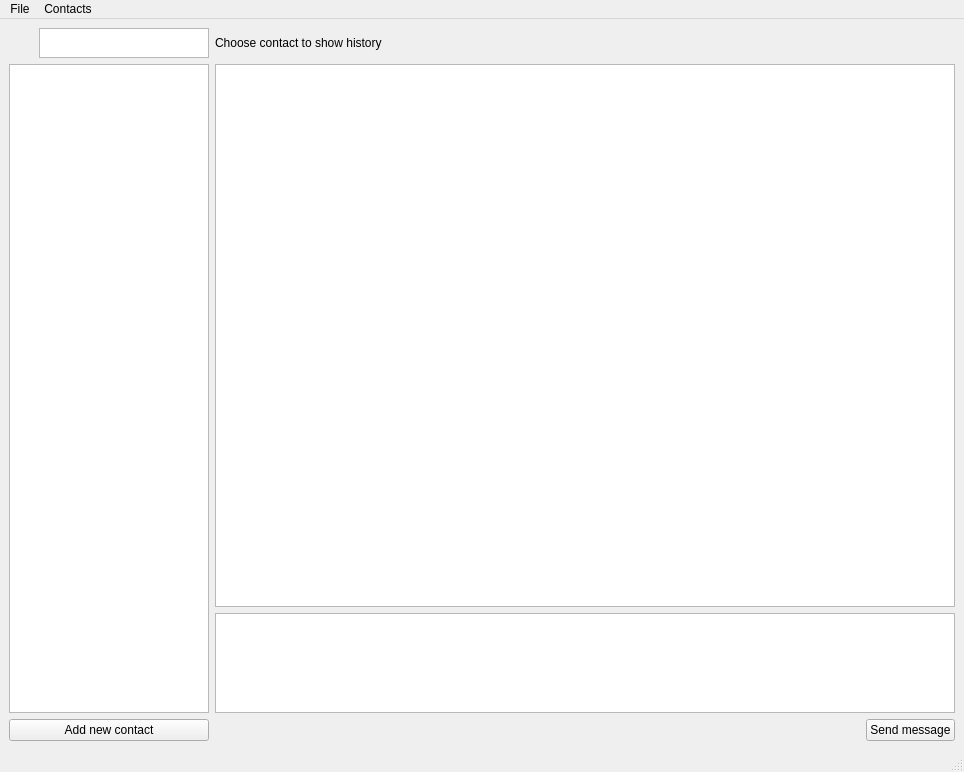
<?xml version="1.0" encoding="UTF-8"?>
<ui version="4.0">
 <class>MainWindow</class>
 <widget class="QMainWindow" name="MainWindow">
  <property name="geometry">
   <rect>
    <x>0</x>
    <y>0</y>
    <width>964</width>
    <height>772</height>
   </rect>
  </property>
  <property name="windowTitle">
   <string>Messenger Application</string>
  </property>
  <property name="toolTipDuration">
   <number>0</number>
  </property>
  <widget class="QWidget" name="main_widget">
   <layout class="QGridLayout" name="gridLayout">
    <item row="0" column="0">
     <layout class="QVBoxLayout" name="layout_contacts">
      <item>
       <layout class="QHBoxLayout" name="layout_search">
        <property name="spacing">
         <number>0</number>
        </property>
        <property name="sizeConstraint">
         <enum>QLayout::SetMinAndMaxSize</enum>
        </property>
        <property name="leftMargin">
         <number>0</number>
        </property>
        <property name="rightMargin">
         <number>0</number>
        </property>
        <item>
         <widget class="QLabel" name="label_search">
          <property name="sizePolicy">
           <sizepolicy hsizetype="Fixed" vsizetype="Fixed">
            <horstretch>0</horstretch>
            <verstretch>0</verstretch>
           </sizepolicy>
          </property>
          <property name="minimumSize">
           <size>
            <width>30</width>
            <height>30</height>
           </size>
          </property>
          <property name="maximumSize">
           <size>
            <width>30</width>
            <height>30</height>
           </size>
          </property>
          <property name="toolTipDuration">
           <number>0</number>
          </property>
          <property name="text">
           <string/>
          </property>
          <property name="pixmap">
           <pixmap>../../../../../Загрузки/premium-icon-search-4024513.png</pixmap>
          </property>
          <property name="indent">
           <number>0</number>
          </property>
         </widget>
        </item>
        <item>
         <widget class="QTextEdit" name="input_search">
          <property name="enabled">
           <bool>true</bool>
          </property>
          <property name="sizePolicy">
           <sizepolicy hsizetype="Fixed" vsizetype="Fixed">
            <horstretch>0</horstretch>
            <verstretch>0</verstretch>
           </sizepolicy>
          </property>
          <property name="minimumSize">
           <size>
            <width>0</width>
            <height>0</height>
           </size>
          </property>
          <property name="maximumSize">
           <size>
            <width>170</width>
            <height>30</height>
           </size>
          </property>
          <property name="toolTipDuration">
           <number>0</number>
          </property>
          <property name="html">
           <string>&lt;!DOCTYPE HTML PUBLIC &quot;-//W3C//DTD HTML 4.0//EN&quot; &quot;http://www.w3.org/TR/REC-html40/strict.dtd&quot;&gt;
&lt;html&gt;&lt;head&gt;&lt;meta name=&quot;qrichtext&quot; content=&quot;1&quot; /&gt;&lt;style type=&quot;text/css&quot;&gt;
p, li { white-space: pre-wrap; }
&lt;/style&gt;&lt;/head&gt;&lt;body style=&quot; font-family:'Ubuntu'; font-size:11pt; font-weight:400; font-style:normal;&quot;&gt;
&lt;p style=&quot;-qt-paragraph-type:empty; margin-top:0px; margin-bottom:0px; margin-left:0px; margin-right:0px; -qt-block-indent:0; text-indent:0px;&quot;&gt;&lt;br /&gt;&lt;/p&gt;&lt;/body&gt;&lt;/html&gt;</string>
          </property>
         </widget>
        </item>
       </layout>
      </item>
      <item>
       <widget class="QListView" name="list_contacts">
        <property name="sizePolicy">
         <sizepolicy hsizetype="Fixed" vsizetype="Expanding">
          <horstretch>0</horstretch>
          <verstretch>0</verstretch>
         </sizepolicy>
        </property>
        <property name="minimumSize">
         <size>
          <width>200</width>
          <height>500</height>
         </size>
        </property>
        <property name="maximumSize">
         <size>
          <width>200</width>
          <height>16777215</height>
         </size>
        </property>
        <property name="sizeIncrement">
         <size>
          <width>0</width>
          <height>0</height>
         </size>
        </property>
        <property name="toolTipDuration">
         <number>0</number>
        </property>
       </widget>
      </item>
      <item>
       <widget class="QPushButton" name="button_add_contact">
        <property name="sizePolicy">
         <sizepolicy hsizetype="Fixed" vsizetype="Fixed">
          <horstretch>0</horstretch>
          <verstretch>0</verstretch>
         </sizepolicy>
        </property>
        <property name="maximumSize">
         <size>
          <width>200</width>
          <height>16777215</height>
         </size>
        </property>
        <property name="toolTipDuration">
         <number>0</number>
        </property>
        <property name="text">
         <string>Add new contact</string>
        </property>
       </widget>
      </item>
     </layout>
    </item>
    <item row="0" column="1">
     <layout class="QVBoxLayout" name="messages">
      <item>
       <widget class="QLabel" name="label_contact_name">
        <property name="sizePolicy">
         <sizepolicy hsizetype="Fixed" vsizetype="Preferred">
          <horstretch>0</horstretch>
          <verstretch>0</verstretch>
         </sizepolicy>
        </property>
        <property name="minimumSize">
         <size>
          <width>0</width>
          <height>30</height>
         </size>
        </property>
        <property name="toolTipDuration">
         <number>0</number>
        </property>
        <property name="text">
         <string>Choose contact to show history</string>
        </property>
       </widget>
      </item>
      <item>
       <widget class="QListView" name="list_messages">
        <property name="minimumSize">
         <size>
          <width>0</width>
          <height>400</height>
         </size>
        </property>
        <property name="toolTipDuration">
         <number>0</number>
        </property>
       </widget>
      </item>
      <item>
       <widget class="QTextEdit" name="input_new_message">
        <property name="sizePolicy">
         <sizepolicy hsizetype="Expanding" vsizetype="Fixed">
          <horstretch>0</horstretch>
          <verstretch>100</verstretch>
         </sizepolicy>
        </property>
        <property name="minimumSize">
         <size>
          <width>0</width>
          <height>100</height>
         </size>
        </property>
        <property name="maximumSize">
         <size>
          <width>16777215</width>
          <height>100</height>
         </size>
        </property>
        <property name="toolTipDuration">
         <number>0</number>
        </property>
       </widget>
      </item>
      <item>
       <layout class="QHBoxLayout" name="layout_send_message">
        <property name="sizeConstraint">
         <enum>QLayout::SetMinimumSize</enum>
        </property>
        <item>
         <spacer name="horizontalSpacer">
          <property name="orientation">
           <enum>Qt::Horizontal</enum>
          </property>
          <property name="sizeHint" stdset="0">
           <size>
            <width>40</width>
            <height>20</height>
           </size>
          </property>
         </spacer>
        </item>
        <item>
         <widget class="QPushButton" name="button_send_message">
          <property name="toolTipDuration">
           <number>0</number>
          </property>
          <property name="text">
           <string>Send message</string>
          </property>
         </widget>
        </item>
       </layout>
      </item>
     </layout>
    </item>
   </layout>
  </widget>
  <widget class="QMenuBar" name="menubar">
   <property name="geometry">
    <rect>
     <x>0</x>
     <y>0</y>
     <width>964</width>
     <height>22</height>
    </rect>
   </property>
   <property name="toolTipDuration">
    <number>0</number>
   </property>
   <widget class="QMenu" name="menu_file">
    <property name="toolTipDuration">
     <number>0</number>
    </property>
    <property name="title">
     <string>File</string>
    </property>
    <addaction name="action_exit"/>
   </widget>
   <widget class="QMenu" name="menu_contacts">
    <property name="toolTipDuration">
     <number>0</number>
    </property>
    <property name="title">
     <string>Contacts</string>
    </property>
    <addaction name="action_add_contact"/>
    <addaction name="action_remove_contact"/>
   </widget>
   <addaction name="menu_file"/>
   <addaction name="menu_contacts"/>
  </widget>
  <widget class="QStatusBar" name="statusbar">
   <property name="toolTipDuration">
    <number>0</number>
   </property>
  </widget>
  <action name="action_exit">
   <property name="text">
    <string>Exit</string>
   </property>
  </action>
  <action name="action_add_contact">
   <property name="text">
    <string>Add contact</string>
   </property>
  </action>
  <action name="action_remove_contact">
   <property name="text">
    <string>Remove contact</string>
   </property>
  </action>
 </widget>
 <resources/>
 <connections/>
</ui>
